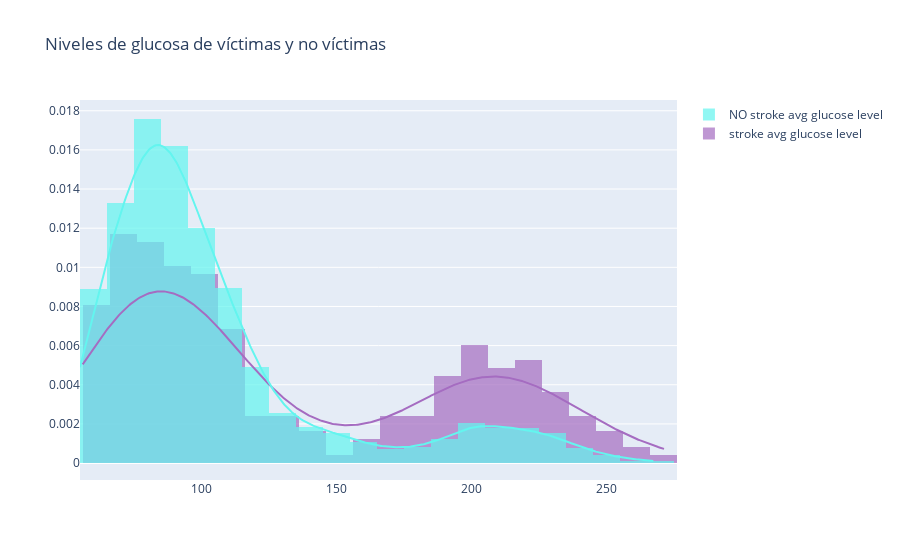

The notebook cell this image was saved under:
### Markdown cell above
##### Nivel promedio de glucosa en sangre

### Code cell
hist_data = [df_stroke['avg_glucose_level'], df_stroke_NO['avg_glucose_level']]

group_labels = ['stroke avg glucose level', 'NO stroke avg glucose level']
colors = ['#A56CC1', '#63F5EF']

fig = ff.create_distplot(hist_data, group_labels, bin_size=10, colors=colors, show_rug=False)
fig.update_layout(title_text='Niveles de glucosa de víctimas y no víctimas')

fig.show()

### Figure 1 — Plotly figure (JSON) as saved in the notebook; plotly's stock layout.template omitted (floating-point values rounded to 4 significant figures; data arrays with more than 128 entries replaced by an {"elided": "..."} marker saying what was removed)
{"data": [{"histnorm": "probability density", "legendgroup": "stroke avg glucose level", "marker": {"color": "#A56CC1"}, "name": "stroke avg glucose level", "opacity": 0.7, "type": "histogram", "x": {"elided": "248 float values"}, "xaxis": "x", "xbins": {"end": 271.7, "size": 10, "start": 56.11}, "yaxis": "y"}, {"histnorm": "probability density", "legendgroup": "NO stroke avg glucose level", "marker": {"color": "#63F5EF"}, "name": "NO stroke avg glucose level", "opacity": 0.7, "type": "histogram", "x": {"elided": "4733 float values"}, "xaxis": "x", "xbins": {"end": 267.8, "size": 10, "start": 55.12}, "yaxis": "y"}, {"legendgroup": "stroke avg glucose level", "marker": {"color": "#A56CC1"}, "mode": "lines", "name": "stroke avg glucose level", "showlegend": false, "type": "scatter", "x": {"elided": "500 float values"}, "xaxis": "x", "y": {"elided": "500 float values"}, "yaxis": "y"}, {"legendgroup": "NO stroke avg glucose level", "marker": {"color": "#63F5EF"}, "mode": "lines", "name": "NO stroke avg glucose level", "showlegend": false, "type": "scatter", "x": {"elided": "500 float values"}, "xaxis": "x", "y": {"elided": "500 float values"}, "yaxis": "y"}], "layout": {"autosize": true, "barmode": "overlay", "hovermode": "closest", "legend": {"traceorder": "reversed"}, "title": {"text": "Niveles de glucosa de víctimas y no víctimas"}, "xaxis": {"anchor": "y2", "autorange": true, "domain": [0, 1], "range": [55.12, 276.1], "type": "linear", "zeroline": false}, "yaxis": {"anchor": "free", "autorange": true, "domain": [0, 1], "position": 0, "range": [-0.0008655, 0.01855], "type": "linear"}}}
